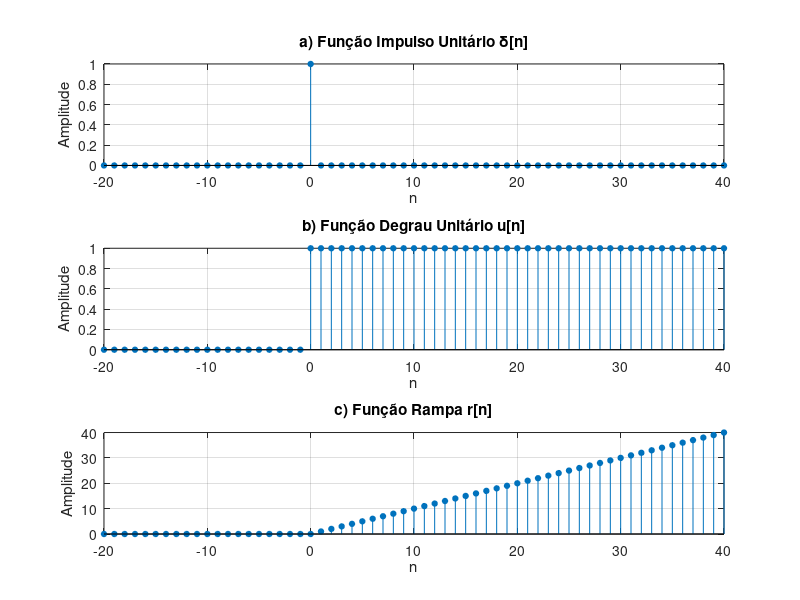

Write the MATLAB code that produced this figure.
% Laboratório 1 de PDS - Sinais Fundamentais Discretos
% Parte I

clc; close all; clear;

n = -20:40; % Faixa especificada no roteiro -20 <= n <= 40

%% a) Função impulso unitário
% O impulso unitário d[n] é 1 para n=0 e 0 para n!=0
x_a = (n == 0);

%% b) Função degrau unitário
% O degrau unitário u[n] é 1 para n>=0 e 0 para n<0
x_b = (n >= 0);

%% c) Função rampa
% A rampa r[n] é n*u[n] (n para n>=0 e 0 para n<0)
x_c = n .* (n >= 0);

%% d) Sinal exponencial real discreto: x1[n] = (0,80)^n
x_d = (0.80) .^ n;

%% e) Sinal senoidal discreto: x2[n] = 2*cos(2*pi*(0,3)*n + pi/3)
x_e = 2 * cos(2 * pi * 0.3 * n + pi/3);

%% f) Sinal exponencial complexo: x3[n] = (0,9*e^(j*pi/10))^n
x_f = (0.9 * exp(1j * pi / 10)) .^ n;

% Componentes de x3[n]
x_f_real = real(x_f);
x_f_imag = imag(x_f);
x_f_mag  = abs(x_f);
x_f_fase = angle(x_f);

% -------------------------
% Plotagem da Parte I
% -------------------------

figure(1);
subplot(3,1,1);
stem(n, x_a, 'filled', 'MarkerSize', 4);
title('a) Função Impulso Unitário \delta[n]');
xlabel('n'); ylabel('Amplitude'); grid on;
xlim([-20 40]);

subplot(3,1,2);
stem(n, x_b, 'filled', 'MarkerSize', 4);
title('b) Função Degrau Unitário u[n]');
xlabel('n'); ylabel('Amplitude'); grid on;
xlim([-20 40]);

subplot(3,1,3);
stem(n, x_c, 'filled', 'MarkerSize', 4);
title('c) Função Rampa r[n]');
xlabel('n'); ylabel('Amplitude'); grid on;
xlim([-20 40]);
